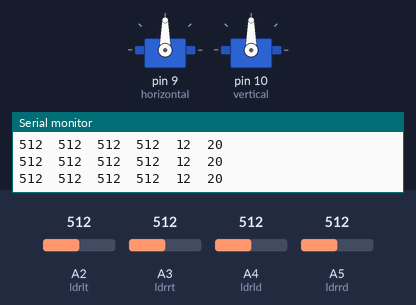
Recording of a sketch running on a simulated Arduino Uno, built with avr-gcc and run on an emulated ATmega328P. Shown: 2 × servo, the last lines printed to the serial monitor. The inputs (shaded band) are chosen by the test bench; at power-on: A2 (ldrlt) = 512, A4 (ldrld) = 512, A3 (ldrrt) = 512, A5 (ldrrd) = 512.

Above: at 1.2 s.
1.3 s: A2 (ldrlt) set to 481
4.3 s: A2 (ldrlt) set to 457
At 4.48 s:
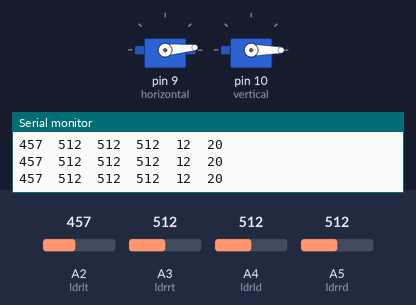
7.3 s: A4 (ldrld) set to 425
10.3 s: A4 (ldrld) set to 398
At 10.47 s:
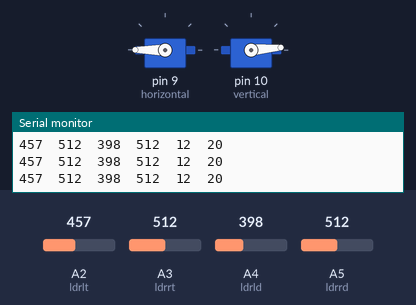
13.3 s: A3 (ldrrt) set to 479
At 13.7 s:
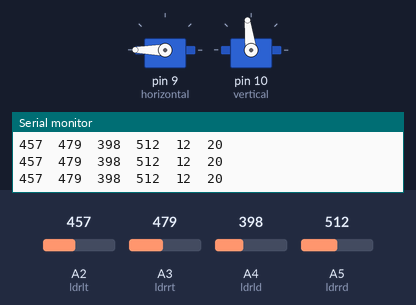
16.3 s: A5 (ldrrd) set to 306
At 22.3 s:
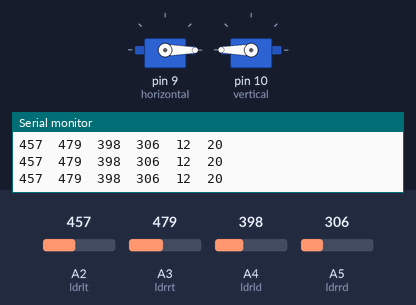
Timing chart, 0 to 22.5 s (numbered marks = the images above; inputs shaded):
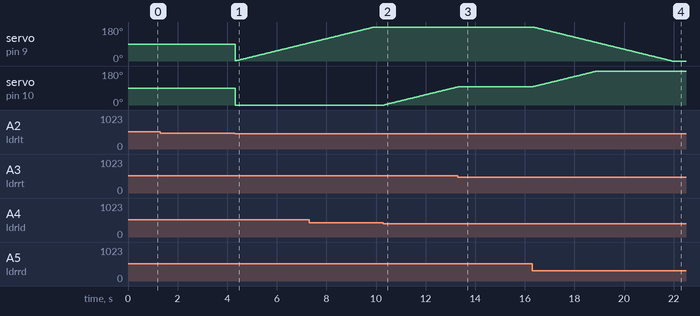

Measured:
- the behaviour switches between 472 and 471 on A2 (ldrlt) (found by bisection; images 0 and 1)
- the behaviour switches between 416 and 415 on A4 (ldrld) (found by bisection; images 1 and 2)
- the behaviour switches between 495 and 494 on A3 (ldrrt) (found by bisection; images 2 and 3)
- after the input at 4.3 s, servo on pin 10 (vertical): 90° → 0° at once
- after the input at 10.3 s, servo on pin 10 (vertical): moves from 0° to 96° over 3.0 s, starting at once
- after the input at 13.3 s, servo on pin 10 (vertical): goes on until 13.3 s, then stays 97°
- after the input at 16.3 s, servo on pin 9 (horizontal): moves from 180° to 0° over 5.6 s, starting at once; servo on pin 10 (vertical): moves from 97° to 180° over 2.6 s, starting at once

The sketch:

solar_tracker.ino
```cpp
#include <Servo.h> // include Servo library

Servo horizontal; // horizontal servo
int servoh ;//= 90;     // stand horizontal servo

Servo vertical;   // vertical servo
int servov ;//= 90;     // stand vertical servo

// LDR pin connections
//  name  = analogpin;
int ldrlt = 2; //LDR top left
int ldrrt = 3; //LDR top rigt
int ldrld = 4; //LDR down left
int ldrrd = 5; //ldr down rigt

void setup()
{
  Serial.begin(9600);
// servo connections
// name.attacht(pin);
  horizontal.attach(9);
  vertical.attach(10);
}


void loop()
{

  int lt = analogRead(ldrlt); // top left
  int rt = analogRead(ldrrt); // top right
  int ld = analogRead(ldrld); // down left
  int rd = analogRead(ldrrd); // down rigt

  int avt = (lt + rt) / 2; // average value top
  int avd = (ld + rd) / 2; // average value down
  int avl = (lt + ld) / 2; // average value left
  int avr = (rt + rd) / 2; // average value right


    //int dtime = analogRead(4)/20; // read potentiometers
  //int tol = analogRead(5)/4;

  int dtime = 12;
  int tol=20;

  int dvert = avt - avd; // check the diffirence of up and down
  int dhoriz = avl - avr;// check the diffirence og left and rigt

  Serial.print(lt);
  Serial.print("  ");
  Serial.print(rt);
  Serial.print("  ");
  Serial.print(ld);
  Serial.print("  ");
  Serial.print(rd);
  Serial.print("  ");
  Serial.print(dtime);
  Serial.print("  ");
  Serial.print(tol);
  Serial.print("  ");
  Serial.println();
//  delay(500);
     if (-1*tol > dvert || dvert > tol) // check if the diffirence is in the tolerance else change vertical angle
  {
    if (avt > avd)
    {
      servov = ++servov;
       if (servov > 180)
       {
        servov = 180;
      }
   }
    else if (avt < avd)
    {
      servov= --servov;
      if (servov < 0)
      {
        servov = 0;
      }
    }
    vertical.write(servov);
  }

  if (-1*tol > dhoriz || dhoriz > tol) // check if the diffirence is in the tolerance else change horizontal angle
  {
    if (avl > avr)
    {
      servoh = --servoh;
      if (servoh < 0)
      {
      servoh = 0;
      }
    }
    else if (avl < avr)
    {
      servoh = ++servoh;
      if (servoh > 180)
      {
        servoh = 180;
      }
    }
    else if (avl = avr)
    {
      // nothing
    }
    horizontal.write(servoh);
  }

  delay(dtime);
}
```
